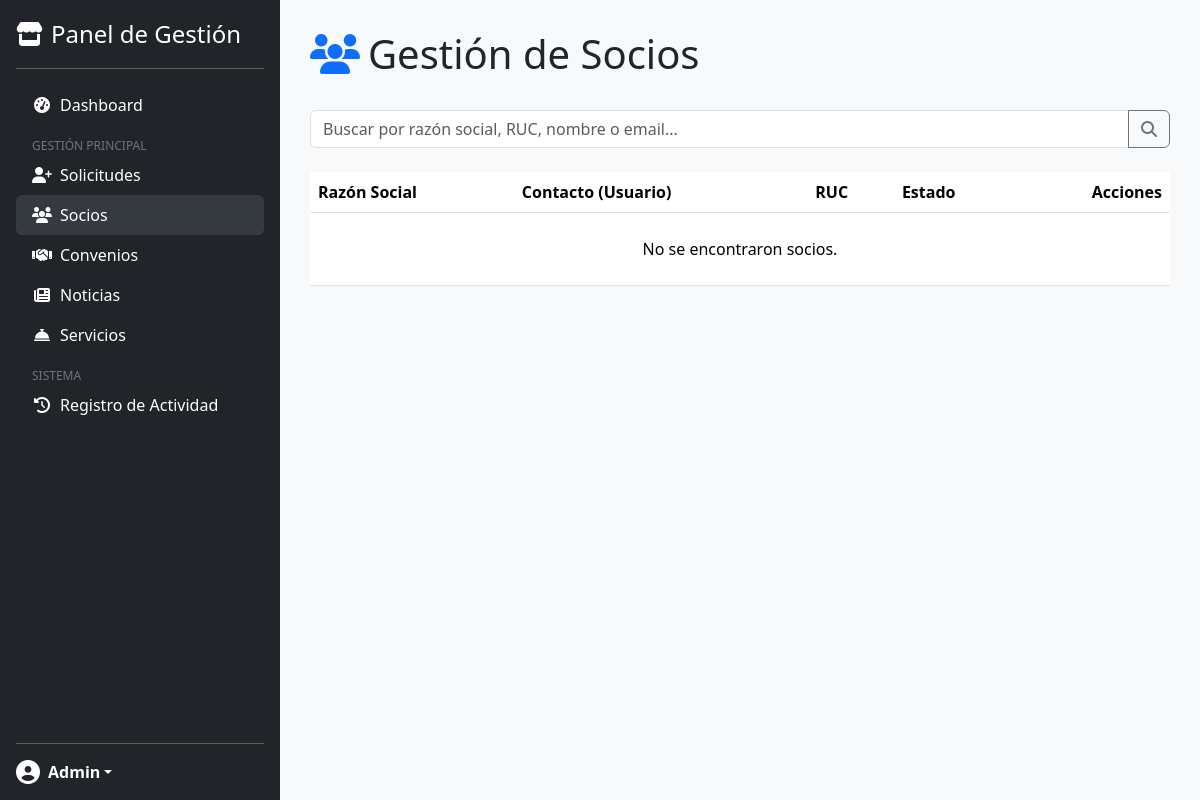
Before: /panel/socios/ (signed in) with the older database file.
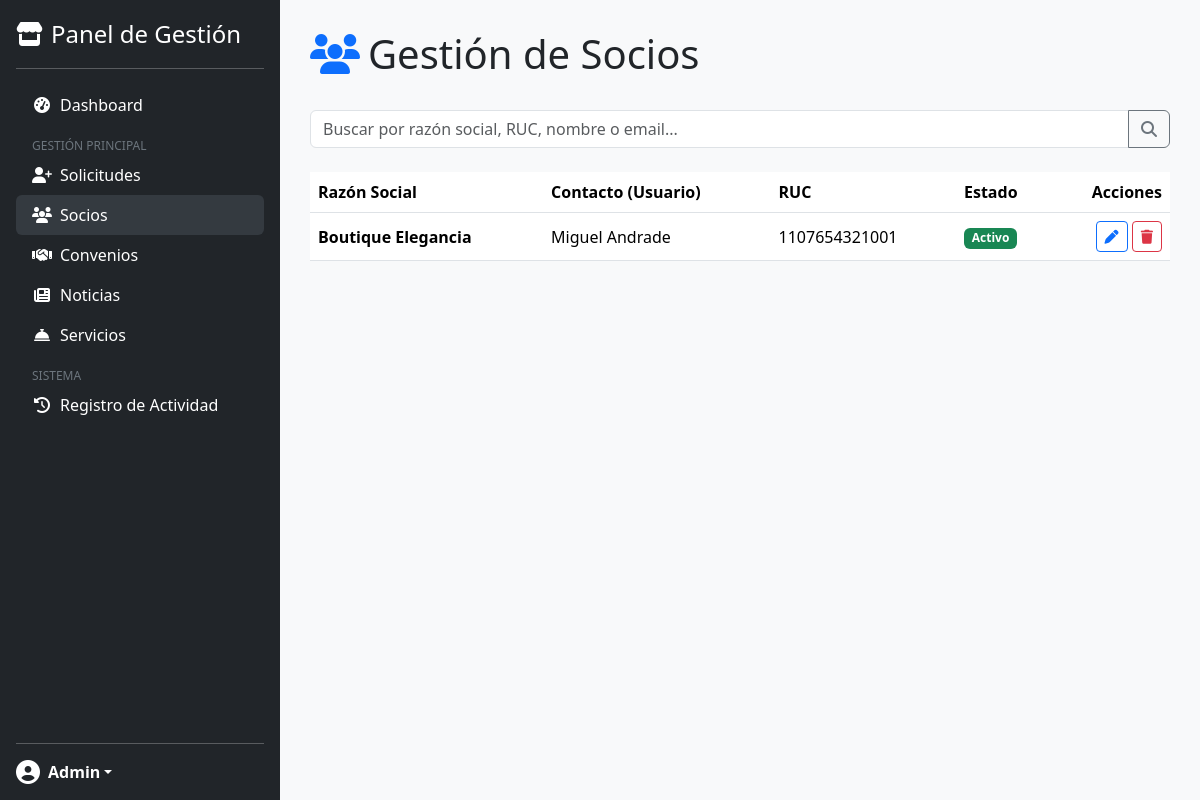
After: the same page with the newer database file.
### usuarios/models.py (models this page shows, shortened)
class PerfilSocio(models.Model):
    usuario = models.OneToOneField(Usuario, on_delete=models.CASCADE, related_name='perfil_socio')
    TIPO_PLAN_CHOICES = [
        ('NATURAL', 'Persona Natural'),
        ('EMPRESA', 'Empresa'),
        ('FINANCIERO', 'Entidad Financiera'),
    ]
    razon_social = models.CharField(max_length=200)
    ruc = models.CharField(max_length=13, unique=True, verbose_name="RUC")
    direccion = models.TextField()
    tipo_plan = models.CharField(max_length=20, choices=TIPO_PLAN_CHOICES)
    is_active = models.BooleanField(default=False, help_text="Indica si la afiliación del socio está activa.")
    fecha_afiliacion = models.DateTimeField(auto_now_add=True)

class Usuario(AbstractUser):
    username = None
    email = models.EmailField(_('email address'), unique=True)
    cedula = models.CharField(max_length=20, unique=True, blank=True, null=True)
    telefono = models.CharField(max_length=20, blank=True, null=True)
    USERNAME_FIELD = 'email'
    REQUIRED_FIELDS = ['first_name', 'last_name']
    objects = UsuarioManager()

### panel/views.py (the view)
# urls.py: path('socios/', views.GestionSociosView.as_view(), name='gestion_socios'),
class GestionSociosView(LoginRequiredMixin, StaffRequiredMixin, ListView):
    model = PerfilSocio
    template_name = "panel/gestion_socios.html"
    context_object_name = "socios"
    paginate_by = 15
    def get_queryset(self):
        queryset = PerfilSocio.objects.select_related("usuario").order_by("-fecha_afiliacion")
        query = self.request.GET.get('q')
        if query:
            queryset = queryset.filter(
                Q(razon_social__icontains=query) | Q(ruc__icontains=query) |
                Q(usuario__first_name__icontains=query) | Q(usuario__last_name__icontains=query) |
                Q(usuario__email__icontains=query)
            )
        return queryset

### panel/mixins.py (called while the page is built)
    def dispatch(self, request, *args, **kwargs):
        if not request.user.is_authenticated or not request.user.is_staff:
            return self.handle_no_permission()
        return super().dispatch(request, *args, **kwargs)

### panel/templates/panel/gestion_socios.html (shortened to what this page needs)
{% extends 'panel/panel_base.html' %}
{% block content %}
<div class="d-flex justify-content-between align-items-center mb-4">
    <h1><i class="fas fa-users text-primary me-2"></i>Gestión de Socios</h1>
</div>
<div class="info-card">
    <form method="get" class="mb-4">
        <div class="input-group">
            <input type="text" name="q" class="form-control"
                placeholder="Buscar por razón social, RUC, nombre o email..." value="{{ request.GET.q }}">
            <button class="btn btn-outline-secondary" type="submit"><i class="fas fa-search"></i></button>
        </div>
    </form>
    <div class="table-responsive">
        <table class="table table-hover align-middle">
            <thead>
                <tr>
                    <th>Razón Social</th>
                    <th>Contacto (Usuario)</th>
                    <th>RUC</th>
                    <th>Estado</th>
                    <th class="text-end">Acciones</th>
                </tr>
            </thead>
            <tbody>
                {% for socio in socios %}
                <tr>
                    <td><strong>{{ socio.razon_social }}</strong></td>
                    <td>{{ socio.usuario.get_full_name }}</td>
                    <td>{{ socio.ruc }}</td>
                    <td>
                        {% if socio.is_active %}
                        <span class="badge bg-success">Activo</span>
                        {% else %}
                        <span class="badge bg-secondary">Inactivo</span>
                        {% endif %}
                    </td>
                    <td class="text-end">
                        <a href="{% url 'panel:socio_update' socio.usuario.pk %}" class="btn btn-sm btn-outline-primary"
                            title="Editar">
                            <i class="fas fa-pen"></i>
                        </a>
                        <a href="#" class="btn btn-sm btn-outline-danger" title="Eliminar">
                            <i class="fas fa-trash"></i>
                        </a>
                    </td>
                </tr>
                {% empty %}
                <tr>
                    <td colspan="5" class="text-center py-4">No se encontraron socios.</td>
                </tr>
                {% endfor %}
            </tbody>
        </table>
    </div>
</div>
{% endblock %}

Changed rows visible on the page:
added PerfilSocio: razon_social "Boutique Elegancia", usuario.get_full_name "Miguel Andrade", ruc "1107654321001", is_active "Activo"
Other visible differences:
text no longer shown: "No se encontraron socios."
